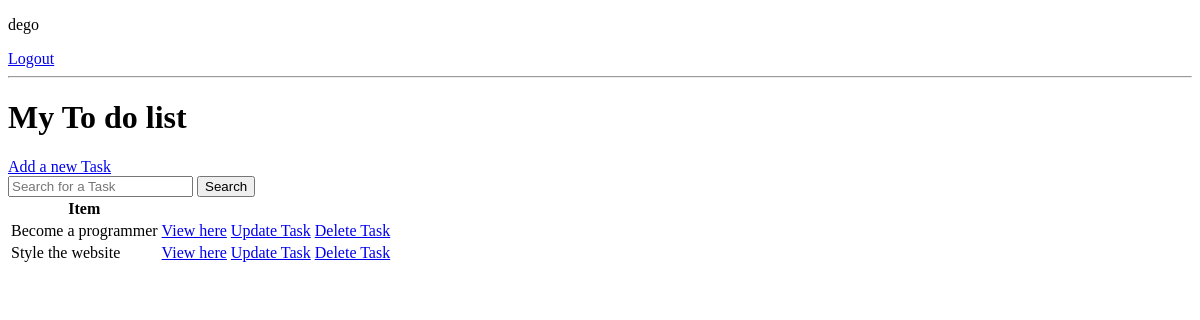
The app's page / (signed in), older data.
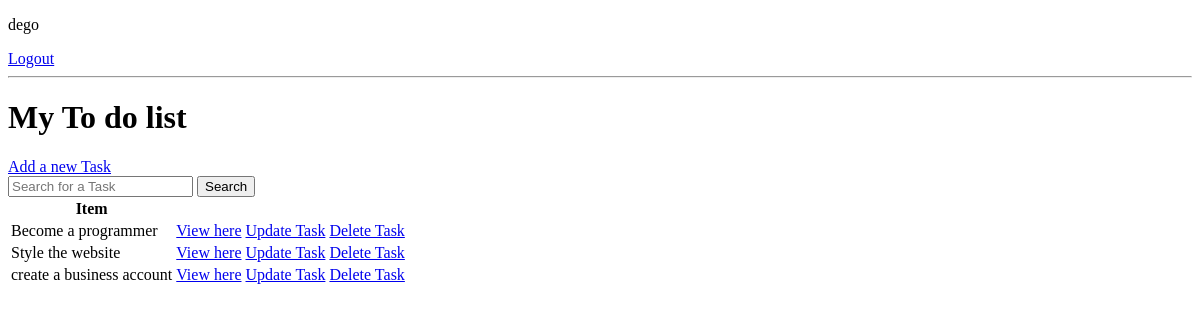
The same page, newer data.
### main/models.py (models this page shows, shortened)
class Task(models.Model):
    user = models.ForeignKey(User, on_delete=models.CASCADE, null=True, blank=True)
    title = models.CharField(max_length=200, )
    description = models.TextField(null=True, blank=True)
    complete = models.BooleanField(default=False)
    created_time_and_date = models.DateTimeField(auto_now_add=True)
    class Meta:
        ordering = ['complete']

### main/views.py (the view)
# urls.py: path('', TaskList.as_view(), name='tasks'),
class TaskList(LoginRequiredMixin, ListView):
    model = Task
    def get_context_data(self, **kwargs):
        context = super().get_context_data(**kwargs)
        context['object_list'] = context['object_list'].filter(user=self.request.user)
        context['count'] = context['object_list'].filter(complete=False).count()
        return context

### main/templates/main/task_list.html (shortened to what this page needs)
<!DOCTYPE html>
<html lang="en">
<head>
</head>
<body>
    {% if request.user.is_authenticated %}
        <p>{{request.user}}</p>
        <a href="{% url 'logout' %}">Logout</a>
    {% else %}
        <a href="{% url 'login' %}">Login</a>
    {% endif %}
    <hr>
    <h1>My To do list</h1>
    <a href="{% url 'task-create' %}">Add a new Task</a>
    <form method="GET" action="">
        <input type="text" name="search-field" placeholder="Search for a Task" id="">
        <input type="submit" value="Search">
    </form>
    <table>
        <tr>
            <th>Item</th>
            <th></th>
            <th></th>
        </tr>
        {% for task in object_list %}
        <tr>
            <td>{{task.title}}</td>
            <td><a href="{% url 'task' task.id %}">View here</a></td>
            <td><a href="{% url 'task-update' task.id %}">Update Task</a></td>
            <td><a href="{% url 'task-delete' task.id %}">Delete Task</a></td>
        </tr>
        {% empty %}
        <h3>No items in list!</h3>
        {% endfor %}
    </table>
</body>
</html>

Row changes from the older to the newer data that the page shows:
added Task: title "create a business account"
